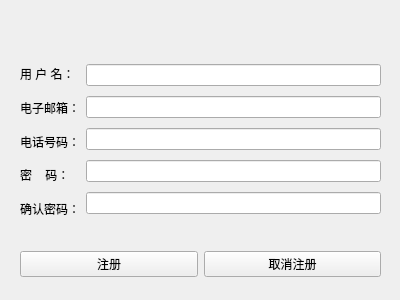
<?xml version="1.0" encoding="UTF-8"?>
<ui version="4.0">
 <class>GRegister</class>
 <widget class="QWidget" name="GRegister">
  <property name="geometry">
   <rect>
    <x>0</x>
    <y>0</y>
    <width>400</width>
    <height>300</height>
   </rect>
  </property>
  <property name="windowTitle">
   <string>Form</string>
  </property>
  <widget class="QLabel" name="label_msg">
   <property name="geometry">
    <rect>
     <x>20</x>
     <y>16</y>
     <width>351</width>
     <height>31</height>
    </rect>
   </property>
   <property name="text">
    <string/>
   </property>
  </widget>
  <widget class="QWidget" name="">
   <property name="geometry">
    <rect>
     <x>20</x>
     <y>60</y>
     <width>361</width>
     <height>163</height>
    </rect>
   </property>
   <layout class="QHBoxLayout" name="horizontalLayout">
    <item>
     <layout class="QVBoxLayout" name="verticalLayout_2">
      <item>
       <widget class="QLabel" name="label">
        <property name="text">
         <string>用 户 名：</string>
        </property>
       </widget>
      </item>
      <item>
       <widget class="QLabel" name="label_2">
        <property name="text">
         <string>电子邮箱：</string>
        </property>
       </widget>
      </item>
      <item>
       <widget class="QLabel" name="label_3">
        <property name="text">
         <string>电话号码：</string>
        </property>
       </widget>
      </item>
      <item>
       <widget class="QLabel" name="label_4">
        <property name="text">
         <string>密    码：</string>
        </property>
       </widget>
      </item>
      <item>
       <widget class="QLabel" name="label_5">
        <property name="text">
         <string>确认密码：</string>
        </property>
       </widget>
      </item>
     </layout>
    </item>
    <item>
     <layout class="QVBoxLayout" name="verticalLayout">
      <item>
       <widget class="QLineEdit" name="lineEdit_uname"/>
      </item>
      <item>
       <widget class="QLineEdit" name="lineEdit_email"/>
      </item>
      <item>
       <widget class="QLineEdit" name="lineEdit_tel"/>
      </item>
      <item>
       <widget class="QLineEdit" name="lineEdit_pwd"/>
      </item>
      <item>
       <widget class="QLineEdit" name="lineEdit_checkpwd"/>
      </item>
     </layout>
    </item>
   </layout>
  </widget>
  <widget class="QWidget" name="">
   <property name="geometry">
    <rect>
     <x>20</x>
     <y>250</y>
     <width>361</width>
     <height>29</height>
    </rect>
   </property>
   <layout class="QHBoxLayout" name="horizontalLayout_2">
    <item>
     <widget class="QPushButton" name="pushButton_reg">
      <property name="text">
       <string>注册</string>
      </property>
     </widget>
    </item>
    <item>
     <widget class="QPushButton" name="pushButton_cancel">
      <property name="text">
       <string>取消注册</string>
      </property>
     </widget>
    </item>
   </layout>
  </widget>
 </widget>
 <resources/>
 <connections/>
</ui>
